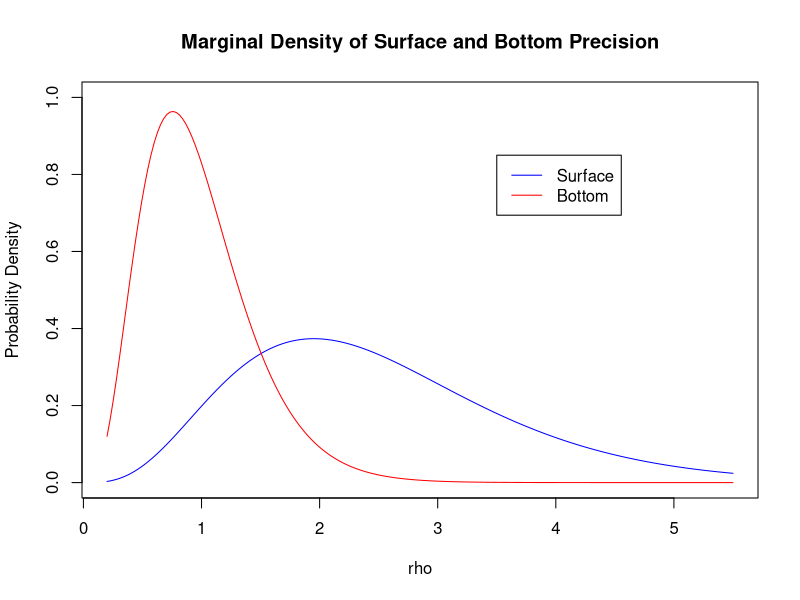
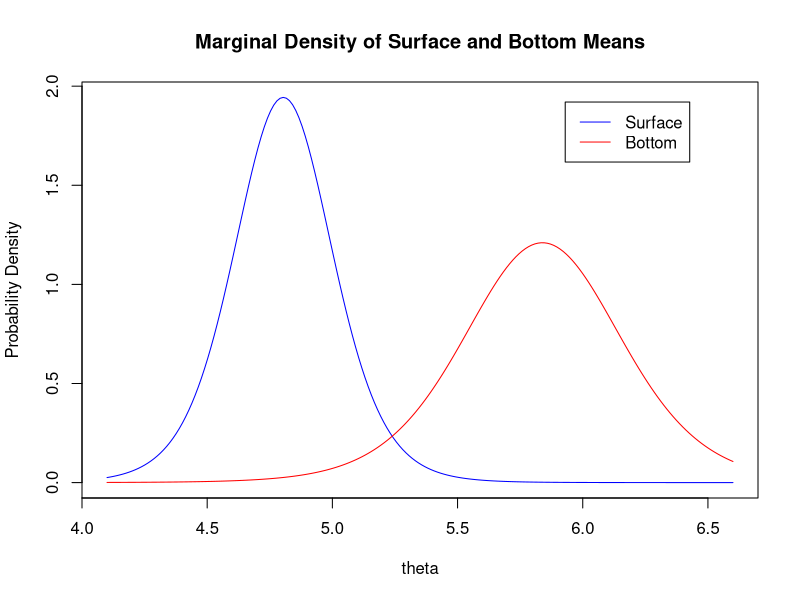
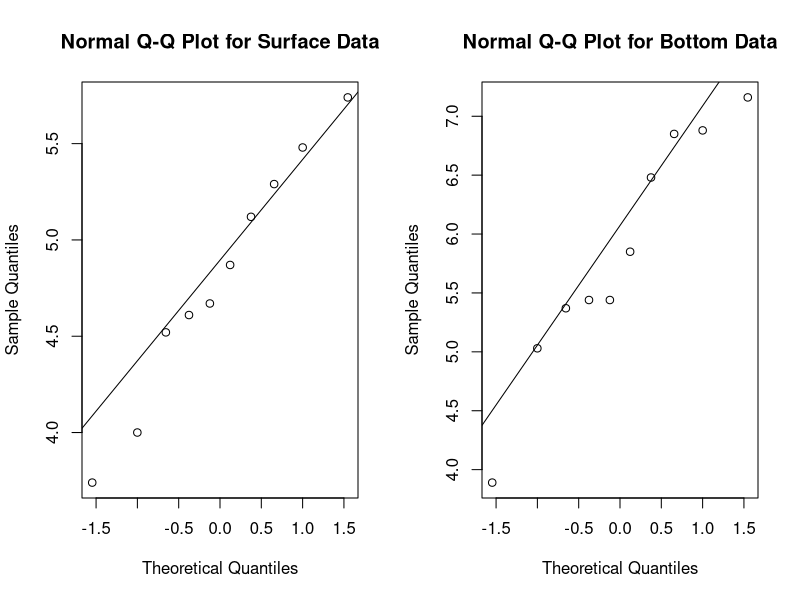
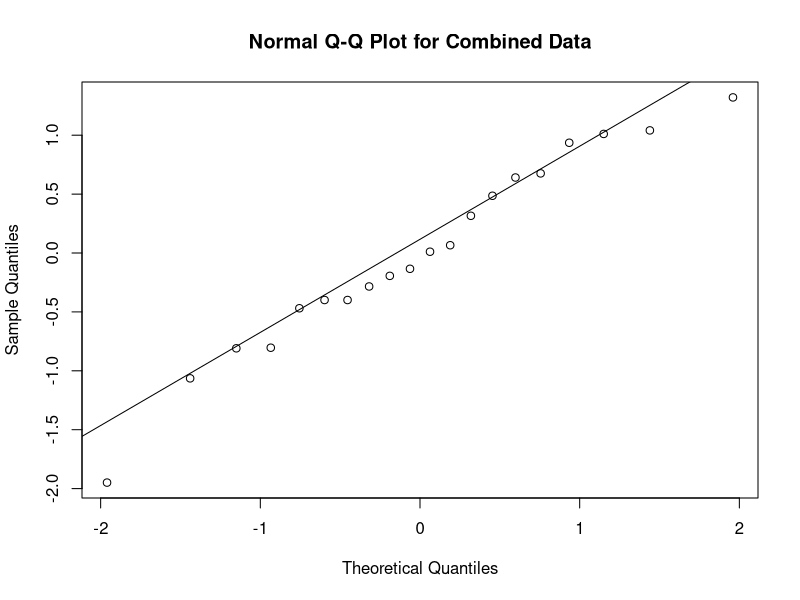

Write the R code that produced these figures, in order.
############  SYST 664 - Bayesian Inference and Decision Theory  #######

# Assignment 6
# Wolf River Pollutant Concentration Data Analysis 

# The data 
wolf.surface=c(3.74, 4.61, 4.00, 4.67, 4.87, 5.12, 4.52, 5.29, 5.74, 5.48)
wolf.bottom=c(5.44, 6.88, 5.37, 5.44, 5.03, 6.48, 3.89, 5.85, 6.85, 7.16)

# Sufficient statistics for mean
xs=wolf.surface
sums=sum(wolf.surface)
xb=wolf.bottom
sumb=sum(wolf.bottom)
n <- length(xs)

##########  Problem 1  ############

# Conjugate unknown var - Separate priors for surface & bottom

# Prior hyperparameters
mus=0         # prior mean is 0
ks=0          # prior precision multiplier is 0
alphas=-0.5   # Shape of Jeffreys prior for precision
betas=Inf     # Infinite scale for Jeffreys prior
mub=0         # prior mean is 0
kb=0          # prior precision multiplier is 0
alphab=-0.5   # Shape of Jeffreys prior for precision
betab=Inf     # Infinite scale for Jeffreys prior

# Posterior hyperparameters
mus.star=(ks*mus+sum(xs))/(ks+n)
ks.star=ks+n
alphas.star=alphas+n/2
betas.star=( 1/betas + 0.5*sum((xs-mean(xs))^2) + 
              0.5*ks*n/(ks+n)*(mean(xs)-mus)^2 )^-1
mub.star=(kb*mub+sum(xb))/(kb+n)
kb.star=kb+n
alphab.star=alphab+n/2
betab.star=( 1/betab + 0.5*sum((xb-mean(xb))^2) + 
               0.5*kb*n/(kb+n)*(mean(xb)-mub)^2 )^-1

# 90% Posterior intervals on means precisions
qgamma(c(0.05,0.95),shape=alphas.star,scale=betas.star)
qgamma(c(0.05,0.95),shape=alphab.star,scale=betab.star)
mus.star+qt(c(0.05,0.95),2*alphas.star)/sqrt(ks.star*alphas.star*betas.star)
mub.star+qt(c(0.05,0.95),2*alphab.star)/sqrt(kb.star*alphab.star*betab.star)

# Plots
rhogrid = seq(length=200, from=0.2, to=5.5)
plot(rhogrid, dgamma(rhogrid,shape=alphas.star,scale=betas.star),col="blue",
     type="l",ylim=c(0,1),xlab="rho",ylab="Probability Density",
     main="Marginal Density of Surface and Bottom Precision")
lines(rhogrid, dgamma(rhogrid,shape=alphab.star,scale=betab.star),col="red")
legend(3.5,0.85,c("Surface","Bottom"),col=c("blue","red"),lty=c(1,1))


thetagrid = seq(length=200, from=4.1, to=6.6)   # range for theta
spreads=1/sqrt(ks.star*alphas.star*betas.star)  # surface spread
dens=dt((thetagrid-mus.star)/spreads,alphas.star*2)/spreads
plot(thetagrid, dens, col="blue",
     type="l",main="Marginal Density of Surface and Bottom Means",
     xlab="theta",ylab="Probability Density")
spreadb=1/sqrt(kb.star*alphab.star*betab.star)  # bottom spread
dens=dt((thetagrid-mub.star)/spreadb,alphab.star*2)/spreadb
lines(thetagrid, dens, col="red")
legend(5.93,1.92,c("Surface","Bottom"),col=c("blue","red"),lty=c(1,1))

##########  Problem 2  ############

# Direct Monte Carlo
numsim=5000
rhob=rgamma(numsim,shape=alphab.star,scale=betab.star)
thetab=rnorm(numsim,mub.star,1/sqrt(kb.star*rhob))
rhos=rgamma(numsim,shape=alphas.star,scale=betas.star)
thetas=rnorm(numsim,mus.star,1/sqrt(ks.star*rhos))

# Monte Carlo quantiles
quantile(rhos,c(0.05,0.95))
quantile(thetas,c(0.05,0.95))
quantile(rhob,c(0.05,0.95))
quantile(thetab,c(0.05,0.95))

##########  Problem 3  ############
# Plots and credible intervals generated above can be used 
# to evaluate whether surface and bottom means and SDs differ

# Estimate probability that bottom concentration is larger
sum(thetab>thetas)/numsim        # Estimated prob bottom mean is larger
sd(thetab>thetas)/sqrt(numsim)   # Standard error of estimate
quantile(thetab-thetas, c(0.05,0.95))  # 90% credible interval

# Estimate probability that bottom  precision is smaller
sum(rhob>rhos)/numsim        # Estimated prob bottom precision is larger
sd(rhob>rhos)/sqrt(numsim)   # Standard error of estimate
quantile(rhob-rhos, c(0.05,0.95))  # 90% credible interval

# Estimate probability that bottom standard deviation is larger
sigmab=1/sqrt(rhob)         # bottom standard deviation
sigmas=1/sqrt(rhos)         # surfact standard deviation
sum(sigmab>sigmas)/numsim    # Estimated prob bottom std dev is larger
sd(sigmab>sigmas)/sqrt(numsim)   # Standard error of estimate
quantile(sigmab-sigmas, c(0.05,0.95))  # 90% credible interval

##########  Problem 4  ############
# Evaluate normality - normal qq-plots
par(mfrow=c(1,2))   # 2 plots on a page
qqnorm(xs,main="Normal Q-Q Plot for Surface Data")
qqline(xs)
qqnorm(xb,main="Normal Q-Q Plot for Bottom Data")
qqline(xb)
par(mfrow=c(1,1))   # back to 1 plot on a page
qqnorm(c(xs-mean(xs),xb-mean(xb)),main="Normal Q-Q Plot for Combined Data")
qqline(c(xs-mean(xs),xb-mean(xb)))

# Evaluate normality - Shapiro Wilk Test
shapiro.test(xs)
shapiro.test(xb)
shapiro.test(c(xs-mean(xs),xb-mean(xb)))







